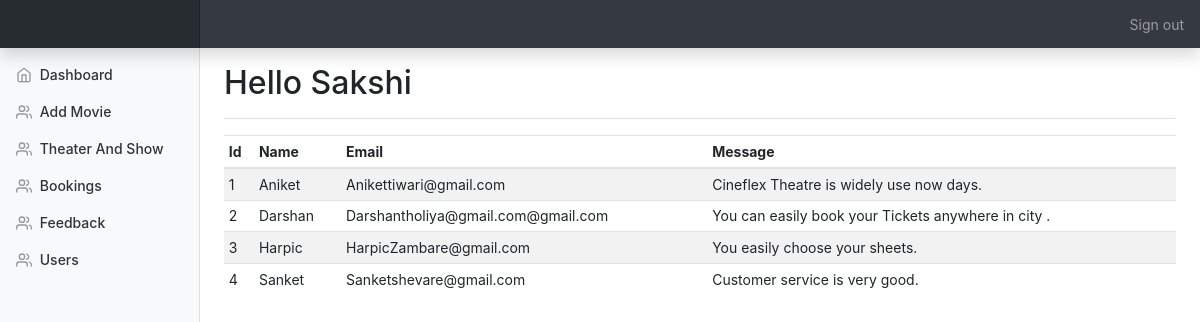
Before: /admin/feedback.php (signed in) with the older database file.
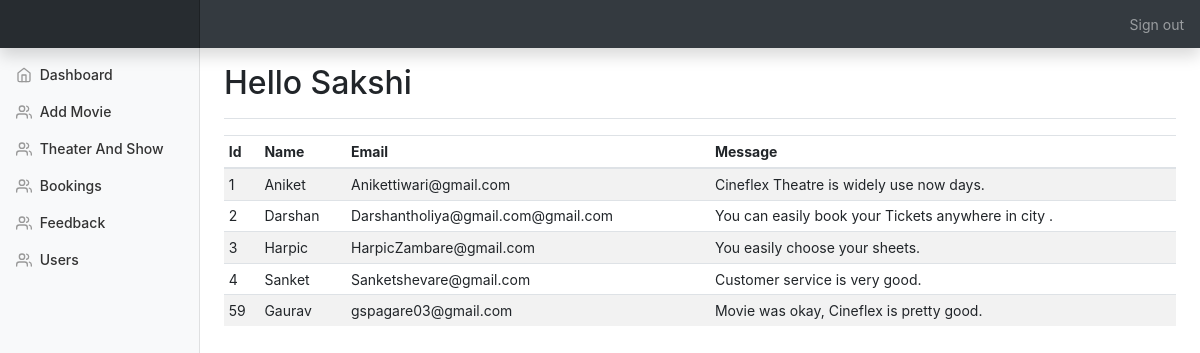
After: the same page with the newer database file.
### tables this page shows
CREATE TABLE `feedback` (
  `id` int(100) NOT NULL,
  `name` varchar(100) NOT NULL,
  `email` varchar(50) NOT NULL,
  `massage` varchar(100) NOT NULL
);

### admin/feedback.php (the view, shortened to what this page needs)
<!doctype html>
<html lang="en">
  <head>
    <link rel="stylesheet" href='css/all.css' type='text/css'>
    <link rel="stylesheet" href='css/bootstrap.min.css' type='text/css'>
    <link rel="stylesheet" href='css/dashboard.css' type='text/css'>
<?php include_once("./templates/top.php"); ?>
<?php include_once("./templates/navbar.php"); ?>
<div class="container-fluid">
  <div class="row">
    <?php include "./templates/sidebar.php"; ?>
      <div class="table-responsive">
        <table class="table table-striped table-sm">
          <thead>
            <tr>
              <th>Id</th>
              <th>Name</th>
              <th>Email</th>
              <th>Message</th>
            </tr>
          </thead>
          <tbody id="product_list">
           <?php
include_once 'Database.php';
$result = mysqli_query($conn,"SELECT * FROM feedback");
if (mysqli_num_rows($result) > 0) {
  while($row = mysqli_fetch_array($result)) {
    $id=$row['id'];?>
    <tr>
              <td><?php echo $row['id'];?></td>
              <td><?php echo $row['name'];?></td>
              <td><?php echo $row['email'];?></td>
              <td><?php echo $row['massage'];?></td>
            </tr>
  <?php
  }
}
?>
          </tbody>
        </table>
      </div>
    </main>
  </div>
</div>
<?php include_once("./templates/footer.php"); ?>

Changed rows visible on the page:
added feedback: id "59", name "Gaurav", email "gspagare03@gmail.com", massage "Movie was okay, Cineflex is pretty good."
